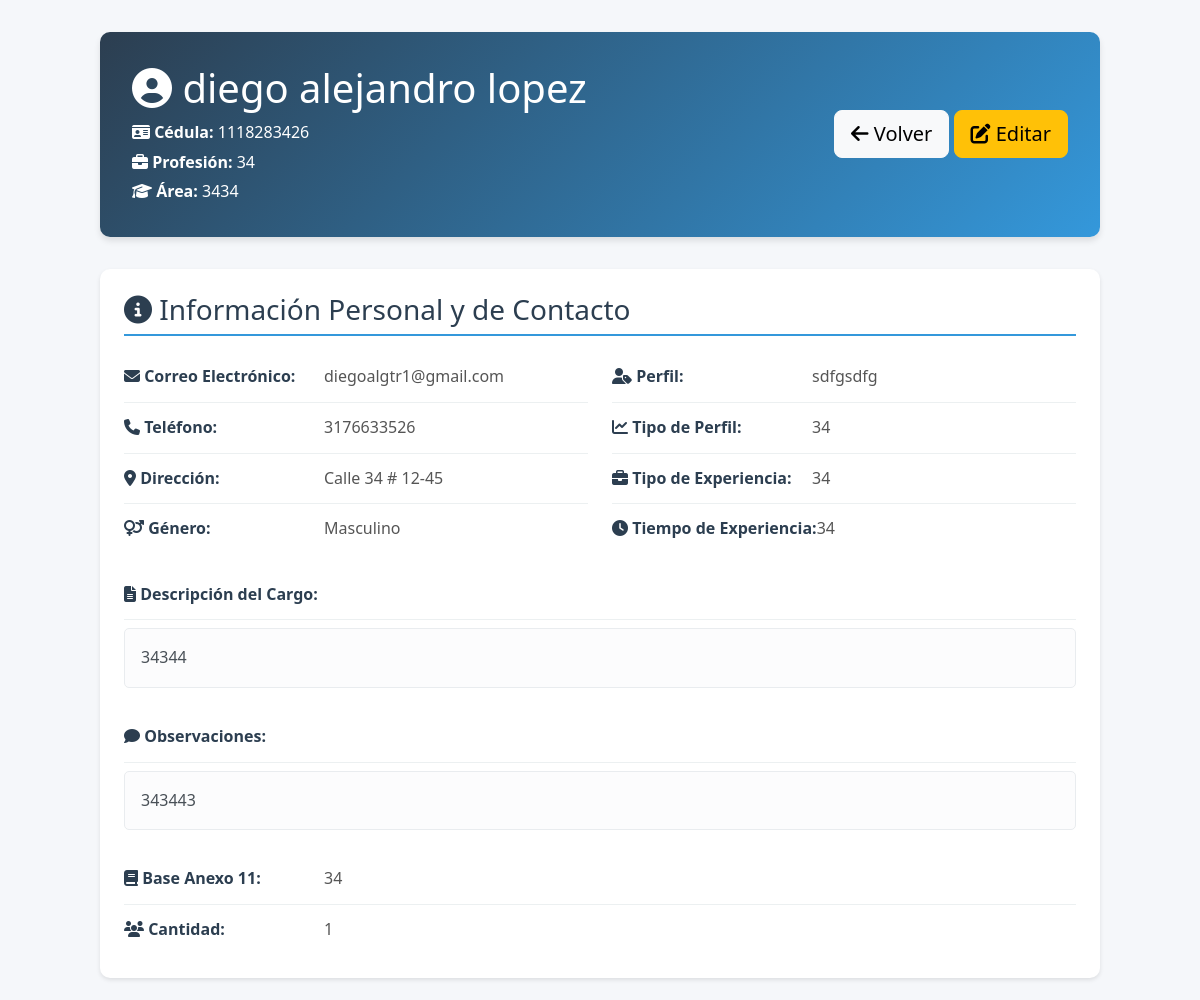
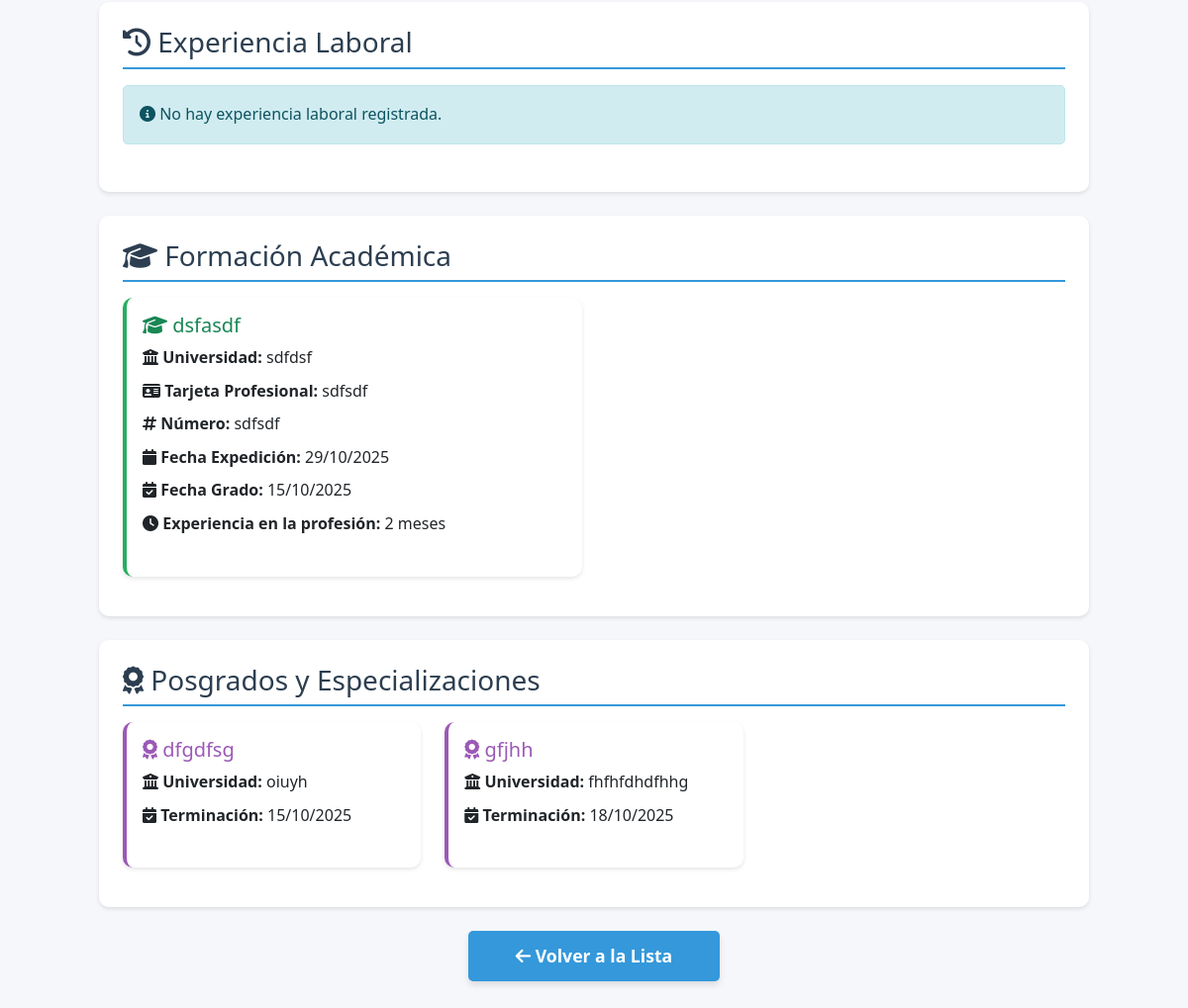
The page /formapp/detalle/2/ (signed in) on the database its author committed (2 pictures, top to bottom).
### formapp/models.py (models this page shows, shortened)
class InformacionBasica(models.Model):
    GENERO_CHOICES = [
        ('Femenino', 'Femenino'),
        ('Masculino', 'Masculino'),
    ]
    nombre_completo = models.CharField(max_length=200, verbose_name='Nombre Completo', blank=True, null=True)
    cedula = models.CharField(max_length=20, unique=True, verbose_name='Cédula')
    genero = models.CharField(max_length=50, verbose_name='Género', choices=GENERO_CHOICES)
    tipo_via = models.CharField(max_length=50, verbose_name='Tipo de Vía (Calle/Avenida/Carrera)', default='Calle')
    numero_via = models.CharField(max_length=20, verbose_name='Número de Vía', default='')
    numero_casa = models.CharField(max_length=20, verbose_name='Número de Casa/Edificio', default='')
    complemento_direccion = models.CharField(max_length=100, verbose_name='Complemento (Apto, Interior, etc.)', blank=True, null=True)
    barrio = models.CharField(max_length=100, verbose_name='Barrio', blank=True, null=True)
    telefono = models.CharField(max_length=20, verbose_name='Teléfono')
    correo = models.EmailField(verbose_name='Correo Electrónico')
    perfil = models.CharField(max_length=200, verbose_name='Perfil Profesional')
    area_conocimiento = models.CharField(max_length=200, verbose_name='Área de Conocimiento')
    area_del_conocimiento = models.CharField(max_length=200, verbose_name='Área del Conocimiento', blank=True, null=True)
    tipo_perfil = models.CharField(max_length=200, verbose_name='Tipo de Perfil')
    profesion = models.CharField(max_length=200, verbose_name='Profesión')
    experiencia = models.CharField(max_length=200, verbose_name='Tipo de Experiencia')
    tiempo_experiencia = models.CharField(max_length=200, verbose_name='Tiempo de Experiencia')
    cantidad = models.IntegerField(verbose_name='Cantidad')
    descripcion = models.TextField(verbose_name='Descripción del Cargo')
    base_anexo_11 = models.CharField(max_length=200, verbose_name='Base Anexo 11')
    observacion = models.TextField(verbose_name='Observaciones', blank=True, null=True)

class InformacionAcademica(models.Model):
    TIPO_TARJETA_CHOICES = [
        ('Tarjeta Profesional', 'Tarjeta Profesional'),
        ('Resolución', 'Resolución'),
        ('No Aplica', 'No Aplica'),
    ]
    informacion_basica = models.ForeignKey(InformacionBasica, on_delete=models.CASCADE, related_name='formacion_academica')
    fecha_expedicion = models.DateField(verbose_name='Fecha de Expedición', blank=True, null=True)
    tarjeta_profesional = models.CharField(
        max_length=100,
        verbose_name='Tarjeta o Resolución Profesional',
        choices=TIPO_TARJETA_CHOICES,
        default='No Aplica'
    )
    profesion = models.CharField(max_length=200, verbose_name='Profesión')
    universidad = models.CharField(max_length=200, verbose_name='Universidad')
    numero_tarjeta_resolucion = models.CharField(max_length=100, verbose_name='N° Tarjeta o Resolución', blank=True, null=True)
    fecha_grado = models.DateField(verbose_name='Fecha de Grado')
    meses_experiencia_profesion = models.IntegerField(verbose_name='Meses de Experiencia por Profesión', default=0)

class Posgrado(models.Model):
    informacion_basica = models.ForeignKey(InformacionBasica, on_delete=models.CASCADE, related_name='posgrados')
    nombre_posgrado = models.CharField(max_length=200, verbose_name='Nombre del Posgrado')
    universidad = models.CharField(max_length=200, verbose_name='Universidad')
    fecha_terminacion = models.DateField(verbose_name='Fecha de Terminación')
    meses_de_experiencia = models.IntegerField(default=0, validators=[MinValueValidator(0)])

### formapp/views.py (the view)
# urls.py: path('detalle/<int:pk>/', views.ApplicantDetailView.as_view(), name='applicant_detail'),
class ApplicantDetailView(LoginRequiredMixin, DetailView):
    model = InformacionBasica
    template_name = 'formapp/applicant_detail.html'
    context_object_name = 'applicant'

### formapp/templates/formapp/applicant_detail.html (shortened to what this page needs)
{% extends 'base.html' %}
{% load static %}
{% block content %}
<div class="detail-container">
    <div class="detail-header">
        <div class="d-flex justify-content-between align-items-center">
            <div>
                <h1 class="mb-2">
                    <i class="fas fa-user-circle"></i> {{ applicant.nombre_completo }}
                </h1>
                <p class="mb-1"><i class="fas fa-id-card"></i> <strong>Cédula:</strong> {{ applicant.cedula }}</p>
                <p class="mb-1"><i class="fas fa-briefcase"></i> <strong>Profesión:</strong> {{ applicant.profesion }}</p>
                <p class="mb-0"><i class="fas fa-graduation-cap"></i> <strong>Área:</strong> {{ applicant.area_conocimiento }}</p>
            </div>
            <div class="text-end">
                <a href="{% url 'formapp:applicant_list' %}" class="btn btn-light btn-lg">
                    <i class="fas fa-arrow-left"></i> Volver
                </a>
                {% if user.is_staff %}
                <a href="/admin/formapp/informacionbasica/{{ applicant.pk }}/change/" class="btn btn-warning btn-lg">
                    <i class="fas fa-edit"></i> Editar
                </a>
                {% endif %}
            </div>
        </div>
    </div>
    <div class="detail-section">
        <h3>
            <i class="fas fa-info-circle"></i> Información Personal y de Contacto
        </h3>
        <div class="row">
            <div class="col-md-6">
                <div class="info-row">
                    <span class="info-label"><i class="fas fa-envelope"></i> Correo Electrónico:</span>
                    <span class="info-value">{{ applicant.correo }}</span>
                </div>
                <div class="info-row">
                    <span class="info-label"><i class="fas fa-phone"></i> Teléfono:</span>
                    <span class="info-value">{{ applicant.telefono }}</span>
                </div>
                <div class="info-row">
                    <span class="info-label"><i class="fas fa-map-marker-alt"></i> Dirección:</span>
                    <span class="info-value">
                        {{ applicant.tipo_via }} {{ applicant.numero_via }} # {{ applicant.numero_casa }}
                    </span>
                </div>
                <div class="info-row">
                    <span class="info-label"><i class="fas fa-venus-mars"></i> Género:</span>
                    <span class="info-value">{{ applicant.genero }}</span>
                </div>
            </div>
            <div class="col-md-6">
                <div class="info-row">
                    <span class="info-label"><i class="fas fa-user-tag"></i> Perfil:</span>
                    <span class="info-value">{{ applicant.perfil }}</span>
                </div>
                <div class="info-row">
                    <span class="info-label"><i class="fas fa-chart-line"></i> Tipo de Perfil:</span>
                    <span class="info-value">{{ applicant.tipo_perfil }}</span>
                </div>
                <div class="info-row">
                    <span class="info-label"><i class="fas fa-briefcase"></i> Tipo de Experiencia:</span>
                    <span class="info-value">{{ applicant.experiencia }}</span>
                </div>
                <div class="info-row">
                    <span class="info-label"><i class="fas fa-clock"></i> Tiempo de Experiencia:</span>
                    <span class="info-value">{{ applicant.tiempo_experiencia }}</span>
                </div>
            </div>
        </div>
        <div class="info-row mt-3">
            <span class="info-label"><i class="fas fa-file-alt"></i> Descripción del Cargo:</span>
        </div>
        <div class="alert alert-light mt-2">
            {{ applicant.descripcion }}
        </div>
        {% if applicant.observacion %}
        <div class="info-row mt-3">
            <span class="info-label"><i class="fas fa-comment"></i> Observaciones:</span>
        </div>
        <div class="alert alert-light mt-2">
            {{ applicant.observacion }}
        </div>
        {% endif %}
        <div class="info-row">
            <span class="info-label"><i class="fas fa-book"></i> Base Anexo 11:</span>
            <span class="info-value">{{ applicant.base_anexo_11 }}</span>
        </div>
        <div class="info-row">
            <span class="info-label"><i class="fas fa-users"></i> Cantidad:</span>
            <span class="info-value">{{ applicant.cantidad }}</span>
        </div>
    </div>
    <div class="detail-section">
        <h3>
            <i class="fas fa-history"></i> Experiencia Laboral
        </h3>
        {% if applicant.experiencias_laborales.all %}
            <div class="row">
                {% for experiencia in applicant.experiencias_laborales.all %}
                <div class="col-md-6 mb-3">
                    <div class="card h-100" style="border-left: 4px solid #3498db;">
                        <div class="card-body">
                            <h5 class="card-title text-primary">
                                <i class="fas fa-briefcase"></i> {{ experiencia.cargo }}
                            </h5>
                            <p class="mb-2">
                                <span class="badge bg-secondary">{{ experiencia.cargo_anexo_11 }}</span>
                            </p>
                            <p class="mb-2">
                                <i class="fas fa-calendar-alt"></i>
                                <strong>Período:</strong> {{ experiencia.fecha_inicial|date:"d/m/Y" }} - {{ experiencia.fecha_terminacion|date:"d/m/Y" }}
                            </p>
                            <p class="mb-2">
                                <i class="fas fa-clock"></i>
                                <strong>Duración:</strong> {{ experiencia.meses_experiencia }} meses, {{ experiencia.dias_experiencia }} días
                                {% if experiencia.dias_residual_experiencia %}
                                    ({{ experiencia.dias_residual_experiencia }} días residuales)
                                {% endif %}
                            </p>
                            <p class="mb-2">
                                <strong>Objeto Contractual:</strong><br>
                                {{ experiencia.objeto_contractual }}
                            </p>
                            <p class="mb-2">
                                <strong>Funciones:</strong><br>
                                {{ experiencia.funciones }}
                            </p>
                            {% if experiencia.certificado_laboral %}
                                <a href="{{ experiencia.certificado_laboral.url }}" target="_blank" class="btn btn-sm btn-success">
                                    <i class="fas fa-file-pdf"></i> Ver Certificado
                                </a>
                            {% endif %}
                        </div>
                    </div>
                </div>
                {% endfor %}
            </div>
        {% else %}
            <div class="alert alert-info">
                <i class="fas fa-info-circle"></i> No hay experiencia laboral registrada.
            </div>
        {% endif %}
    </div>
    <div class="detail-section">
        <h3>
            <i class="fas fa-graduation-cap"></i> Formación Académica
        </h3>
        {% if applicant.formacion_academica.all %}
            <div class="row">
                {% for formacion in applicant.formacion_academica.all %}
                <div class="col-md-6 mb-3">
                    <div class="card h-100" style="border-left: 4px solid #27ae60;">
                        <div class="card-body">
                            <h5 class="card-title text-success">
                                <i class="fas fa-graduation-cap"></i> {{ formacion.profesion }}
                            </h5>
                            <p class="mb-2">
                                <i class="fas fa-university"></i>
                                <strong>Universidad:</strong> {{ formacion.universidad }}
                            </p>
                            <p class="mb-2">
                                <i class="fas fa-id-card"></i>
                                <strong>Tarjeta Profesional:</strong> {{ formacion.tarjeta_profesional }}
                            </p>
                            <p class="mb-2">
                                <i class="fas fa-hashtag"></i>
                                <strong>Número:</strong> {{ formacion.numero_tarjeta_resolucion }}
                            </p>
                            <p class="mb-2">
                                <i class="fas fa-calendar"></i>
                                <strong>Fecha Expedición:</strong> {{ formacion.fecha_expedicion|date:"d/m/Y" }}
                            </p>
                            <p class="mb-2">
                                <i class="fas fa-calendar-check"></i>
                                <strong>Fecha Grado:</strong> {{ formacion.fecha_grado|date:"d/m/Y" }}
                            </p>
                            <p class="mb-0">
                                <i class="fas fa-clock"></i>
                                <strong>Experiencia en la profesión:</strong> {{ formacion.meses_experiencia_profesion }} meses
                            </p>
                        </div>
                    </div>
                </div>
                {% endfor %}
            </div>
        {% else %}
            <div class="alert alert-info">
                <i class="fas fa-info-circle"></i> No hay formación académica registrada.
            </div>
        {% endif %}
    </div>
    <div class="detail-section">
        <h3>
            <i class="fas fa-award"></i> Posgrados y Especializaciones
        </h3>
        {% if applicant.posgrados.all %}
            <div class="row">
                {% for posgrado in applicant.posgrados.all %}
                <div class="col-md-4 mb-3">
                    <div class="card h-100" style="border-left: 4px solid #9b59b6;">
                        <div class="card-body">
                            <h5 class="card-title" style="color: #9b59b6;">
                                <i class="fas fa-award"></i> {{ posgrado.nombre_posgrado }}
                            </h5>
                            <p class="mb-2">
                                <i class="fas fa-university"></i>
                                <strong>Universidad:</strong> {{ posgrado.universidad }}
                            </p>
                            <p class="mb-0">
                                <i class="fas fa-calendar-check"></i>
                                <strong>Terminación:</strong> {{ posgrado.fecha_terminacion|date:"d/m/Y" }}
                            </p>
                        </div>
                    </div>
                </div>
                {% endfor %}
            </div>
        {% else %}
            <div class="alert alert-info">
                <i class="fas fa-info-circle"></i> No hay posgrados registrados.
            </div>
        {% endif %}
    </div>
    <div class="text-center mt-4 mb-5">
        <a href="{% url 'formapp:applicant_list' %}" class="btn btn-primary btn-lg px-5">
            <i class="fas fa-arrow-left"></i> Volver a la Lista
        </a>
    </div>
</div>
{% endblock %}

### rows shown on the page
InformacionBasica: nombre_completo "diego alejandro lopez", cedula "1118283426", profesion "34", area_conocimiento "3434", correo "diegoalgtr1@gmail.com", telefono "3176633526", tipo_via "Calle", numero_via "34", numero_casa "12-45", genero "Masculino", perfil "sdfgsdfg", tipo_perfil "34", experiencia "34", tiempo_experiencia "34", descripcion "34344", observacion "343443", base_anexo_11 "34", cantidad "1"
InformacionAcademica: profesion "dsfasdf", universidad "sdfdsf", tarjeta_profesional "sdfsdf", numero_tarjeta_resolucion "sdfsdf", fecha_expedicion "29/10/2025", fecha_grado "15/10/2025", meses_experiencia_profesion "2"
Posgrado: nombre_posgrado "dfgdfsg", universidad "oiuyh", fecha_terminacion "15/10/2025"
Posgrado: nombre_posgrado "gfjhh", universidad "fhfhfdhdfhhg", fecha_terminacion "18/10/2025"
